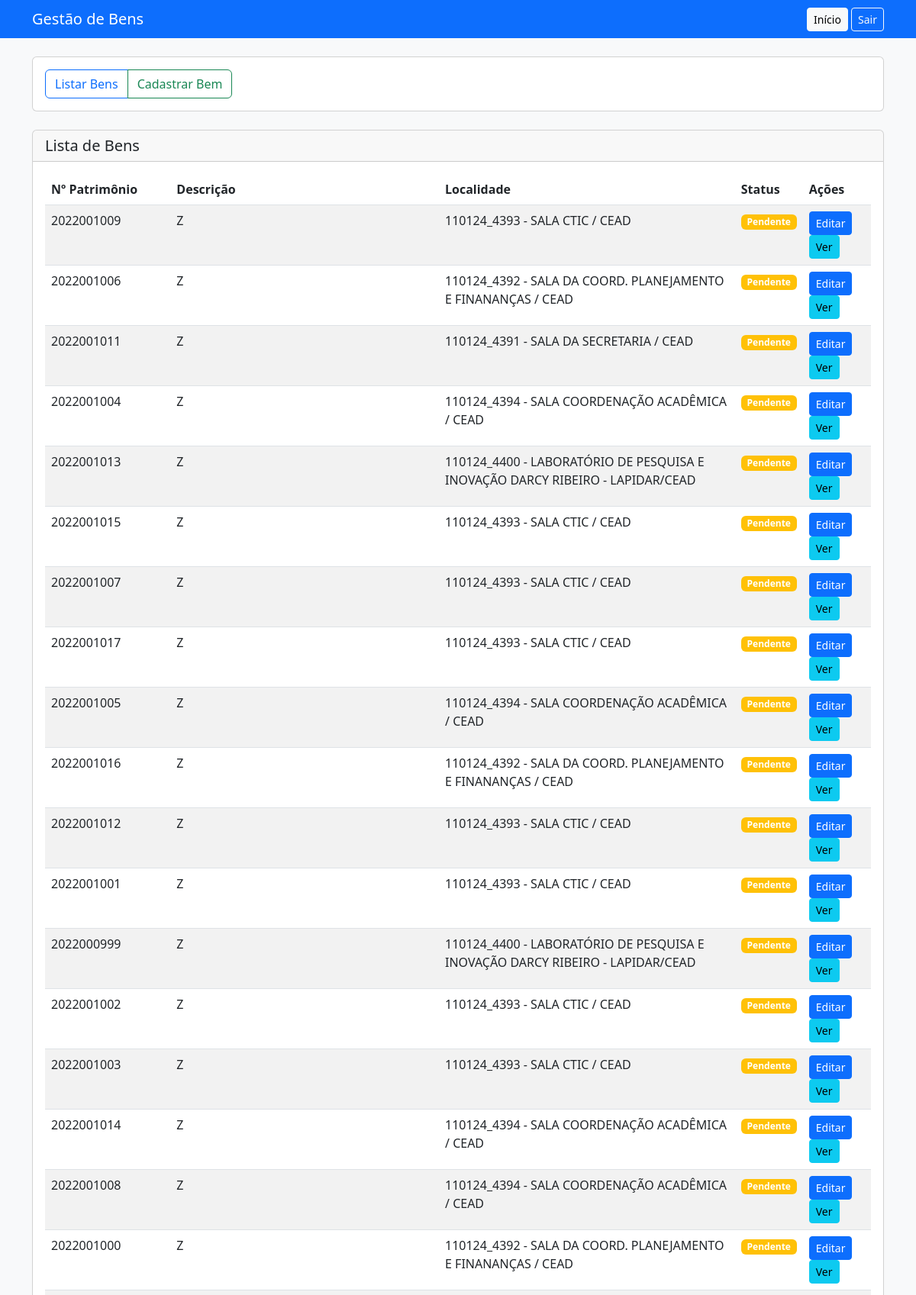
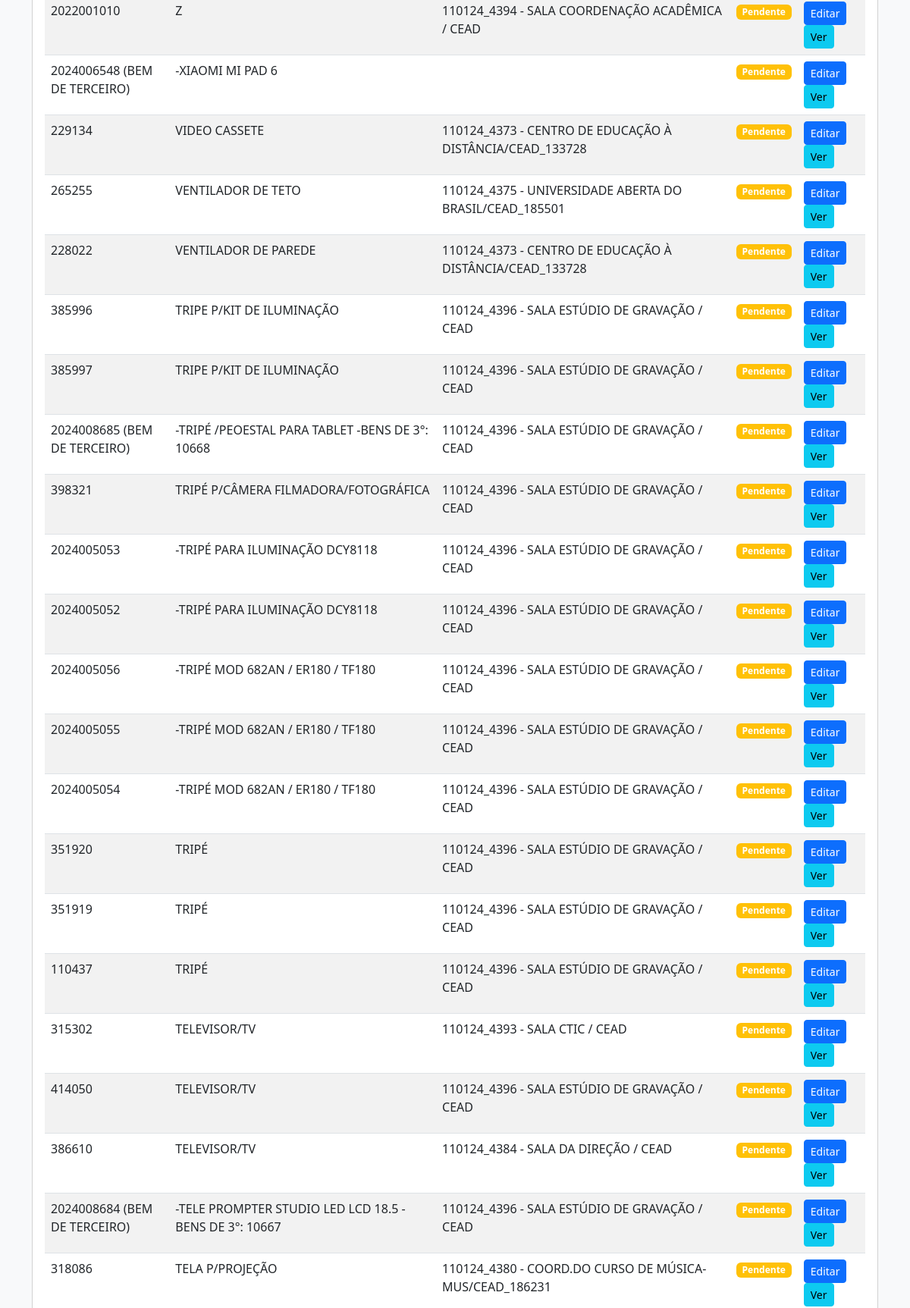
Screenshot of /gestao_bens.php (signed in, upper part) with the database file from the repository (2 pictures, top to bottom).
### tables this page shows
CREATE TABLE `bens` (
  `id` int(11) NOT NULL AUTO_INCREMENT,
  `unidade_gestora` varchar(200) DEFAULT NULL,
  `localidade` varchar(200) DEFAULT NULL,
  `responsavel_localidade` varchar(100) DEFAULT NULL,
  `numero_patrimonio` varchar(100) NOT NULL,
  `descricao` text DEFAULT NULL,
  `observacoes` text DEFAULT NULL,
  `status` enum('Localizado','Pendente') DEFAULT 'Pendente',
  `situacao` text DEFAULT NULL,
  `responsavel_bem` varchar(100) DEFAULT NULL,
  `auditor` varchar(100) DEFAULT NULL,
  `data_ultima_vistoria` date DEFAULT NULL,
  `data_vistoria_atual` date DEFAULT NULL,
  `imagem` varchar(255) DEFAULT NULL,
  `localizacao_atual` varchar(200) DEFAULT NULL,
  `data_criacao` timestamp NOT NULL DEFAULT current_timestamp(),
  `data_atualizacao` timestamp NOT NULL DEFAULT current_timestamp() ON UPDATE current_timestamp(),
  PRIMARY KEY (`id`),
  UNIQUE KEY `numero_patrimonio` (`numero_patrimonio`)
);

### gestao_bens.php (the view, shortened to what this page needs)
<?php
$database = new Database();
$db = $database->getConnection();
$acao = $_GET['acao'] ?? 'listar';
?>
<!DOCTYPE html>
<html lang="pt-br">
<head>
    <link href="https://cdn.jsdelivr.net/npm/bootstrap@5.3.0/dist/css/bootstrap.min.css" rel="stylesheet">
</head>
<body class="bg-light">
    <nav class="navbar navbar-dark bg-primary">
        <div class="container">
            <span class="navbar-brand mb-0 h1">Gestão de Bens</span>
            <div>
                <a href="index.php" class="btn btn-light btn-sm">Início</a>
                <a href="includes/auth.php?logout=true" class="btn btn-outline-light btn-sm">Sair</a>
            </div>
        </div>
    </nav>
    <div class="container mt-4">
        <div class="card mb-4">
            <div class="card-body">
                <div class="btn-group">
                    <a href="?acao=listar" class="btn btn-outline-primary">Listar Bens</a>
                    <a href="?acao=cadastrar" class="btn btn-outline-success">Cadastrar Bem</a>
                </div>
            </div>
        </div>
        <?php if ($acao === 'listar'): ?>
            <div class="card">
                <div class="card-header">
                    <h5 class="mb-0">Lista de Bens</h5>
                </div>
                <div class="card-body">
                    <?php
                    $stmt = $db->query("SELECT * FROM bens ORDER BY id DESC LIMIT 50");
                    $bens = $stmt->fetchAll();
                    ?>
                    <div class="table-responsive">
                        <table class="table table-striped">
                            <thead>
                                <tr>
                                    <th>Nº Patrimônio</th>
                                    <th>Descrição</th>
                                    <th>Localidade</th>
                                    <th>Status</th>
                                    <th>Ações</th>
                                </tr>
                            </thead>
                            <tbody>
                                <?php foreach ($bens as $bem): ?>
                                <tr>
                                    <td><?php echo htmlspecialchars($bem['numero_patrimonio']); ?></td>
                                    <td><?php echo htmlspecialchars($bem['descricao']); ?></td>
                                    <td><?php echo htmlspecialchars($bem['localidade']); ?></td>
                                    <td>
                                        <span class="badge bg-<?php echo $bem['status'] === 'Localizado' ? 'success' : 'warning'; ?>">
                                            <?php echo $bem['status']; ?>
                                        </span>
                                    </td>
                                    <td>
                                        <a href="?acao=editar&id=<?php echo $bem['id']; ?>" class="btn btn-sm btn-primary">Editar</a>
                                        <a href="?acao=visualizar&id=<?php echo $bem['id']; ?>" class="btn btn-sm btn-info">Ver</a>
                                    </td>
                                </tr>
                                <?php endforeach; ?>
                            </tbody>
                        </table>
                    </div>
                </div>
            </div>
        <?php endif; ?>
    </div>
</body>
</html>

### rows the page displays
bens: numero_patrimonio "2022001009", descricao "Z", localidade "110124_4393 - SALA CTIC / CEAD", status "Pendente"
bens: numero_patrimonio "2022001006", descricao "Z", localidade "110124_4392 - SALA DA COORD. PLANEJAMENTO E FINANANÇAS / CEAD", status "Pendente"
bens: numero_patrimonio "2022001011", descricao "Z", localidade "110124_4391 - SALA DA SECRETARIA / CEAD", status "Pendente"
bens: numero_patrimonio "2022001004", descricao "Z", localidade "110124_4394 - SALA COORDENAÇÃO ACADÊMICA / CEAD", status "Pendente"
bens: numero_patrimonio "2022001013", descricao "Z", localidade "110124_4400 - LABORATÓRIO DE PESQUISA E INOVAÇÃO DARCY RIBEIRO - LAPIDAR/CEAD", status "Pendente"
bens: numero_patrimonio "2022001015", descricao "Z", localidade "110124_4393 - SALA CTIC / CEAD", status "Pendente"
bens: numero_patrimonio "2022001007", descricao "Z", localidade "110124_4393 - SALA CTIC / CEAD", status "Pendente"
bens: numero_patrimonio "2022001017", descricao "Z", localidade "110124_4393 - SALA CTIC / CEAD", status "Pendente"
bens: numero_patrimonio "2022001005", descricao "Z", localidade "110124_4394 - SALA COORDENAÇÃO ACADÊMICA / CEAD", status "Pendente"
bens: numero_patrimonio "2022001016", descricao "Z", localidade "110124_4392 - SALA DA COORD. PLANEJAMENTO E FINANANÇAS / CEAD", status "Pendente"
bens: numero_patrimonio "2022001012", descricao "Z", localidade "110124_4393 - SALA CTIC / CEAD", status "Pendente"
bens: numero_patrimonio "2022001001", descricao "Z", localidade "110124_4393 - SALA CTIC / CEAD", status "Pendente"
bens: numero_patrimonio "2022000999", descricao "Z", localidade "110124_4400 - LABORATÓRIO DE PESQUISA E INOVAÇÃO DARCY RIBEIRO - LAPIDAR/CEAD", status "Pendente"
bens: numero_patrimonio "2022001002", descricao "Z", localidade "110124_4393 - SALA CTIC / CEAD", status "Pendente"
bens: numero_patrimonio "2022001003", descricao "Z", localidade "110124_4393 - SALA CTIC / CEAD", status "Pendente"
bens: numero_patrimonio "2022001014", descricao "Z", localidade "110124_4394 - SALA COORDENAÇÃO ACADÊMICA / CEAD", status "Pendente"
bens: numero_patrimonio "2022001008", descricao "Z", localidade "110124_4394 - SALA COORDENAÇÃO ACADÊMICA / CEAD", status "Pendente"
bens: numero_patrimonio "2022001000", descricao "Z", localidade "110124_4392 - SALA DA COORD. PLANEJAMENTO E FINANANÇAS / CEAD", status "Pendente"
bens: numero_patrimonio "2022001010", descricao "Z", localidade "110124_4394 - SALA COORDENAÇÃO ACADÊMICA / CEAD", status "Pendente"
bens: numero_patrimonio "2024006548 (BEM DE TERCEIRO)", descricao "-XIAOMI MI PAD 6", status "Pendente"
bens: numero_patrimonio "229134", descricao "VIDEO CASSETE", localidade "110124_4373 - CENTRO DE EDUCAÇÃO À DISTÂNCIA/CEAD_133728", status "Pendente"
bens: numero_patrimonio "265255", descricao "VENTILADOR DE TETO", localidade "110124_4375 - UNIVERSIDADE ABERTA DO BRASIL/CEAD_185501", status "Pendente"
bens: numero_patrimonio "228022", descricao "VENTILADOR DE PAREDE", localidade "110124_4373 - CENTRO DE EDUCAÇÃO À DISTÂNCIA/CEAD_133728", status "Pendente"
bens: numero_patrimonio "385996", descricao "TRIPE P/KIT DE ILUMINAÇÃO", localidade "110124_4396 - SALA ESTÚDIO DE GRAVAÇÃO / CEAD", status "Pendente"
bens: numero_patrimonio "385997", descricao "TRIPE P/KIT DE ILUMINAÇÃO", localidade "110124_4396 - SALA ESTÚDIO DE GRAVAÇÃO / CEAD", status "Pendente"
bens: numero_patrimonio "2024008685 (BEM DE TERCEIRO)", descricao "-TRIPÉ /PEOESTAL PARA TABLET -BENS DE 3°: 10668", localidade "110124_4396 - SALA ESTÚDIO DE GRAVAÇÃO / CEAD", status "Pendente"
bens: numero_patrimonio "398321", descricao "TRIPÉ P/CÂMERA FILMADORA/FOTOGRÁFICA", localidade "110124_4396 - SALA ESTÚDIO DE GRAVAÇÃO / CEAD", status "Pendente"
bens: numero_patrimonio "2024005053", descricao "-TRIPÉ PARA ILUMINAÇÃO DCY8118", localidade "110124_4396 - SALA ESTÚDIO DE GRAVAÇÃO / CEAD", status "Pendente"
bens: numero_patrimonio "2024005052", descricao "-TRIPÉ PARA ILUMINAÇÃO DCY8118", localidade "110124_4396 - SALA ESTÚDIO DE GRAVAÇÃO / CEAD", status "Pendente"
bens: numero_patrimonio "2024005056", descricao "-TRIPÉ MOD 682AN / ER180 / TF180", localidade "110124_4396 - SALA ESTÚDIO DE GRAVAÇÃO / CEAD", status "Pendente"
bens: numero_patrimonio "2024005055", descricao "-TRIPÉ MOD 682AN / ER180 / TF180", localidade "110124_4396 - SALA ESTÚDIO DE GRAVAÇÃO / CEAD", status "Pendente"
bens: numero_patrimonio "2024005054", descricao "-TRIPÉ MOD 682AN / ER180 / TF180", localidade "110124_4396 - SALA ESTÚDIO DE GRAVAÇÃO / CEAD", status "Pendente"
bens: numero_patrimonio "351920", descricao "TRIPÉ", localidade "110124_4396 - SALA ESTÚDIO DE GRAVAÇÃO / CEAD", status "Pendente"
bens: numero_patrimonio "351919", descricao "TRIPÉ", localidade "110124_4396 - SALA ESTÚDIO DE GRAVAÇÃO / CEAD", status "Pendente"
bens: numero_patrimonio "110437", descricao "TRIPÉ", localidade "110124_4396 - SALA ESTÚDIO DE GRAVAÇÃO / CEAD", status "Pendente"
bens: numero_patrimonio "315302", descricao "TELEVISOR/TV", localidade "110124_4393 - SALA CTIC / CEAD", status "Pendente"
bens: numero_patrimonio "414050", descricao "TELEVISOR/TV", localidade "110124_4396 - SALA ESTÚDIO DE GRAVAÇÃO / CEAD", status "Pendente"
bens: numero_patrimonio "386610", descricao "TELEVISOR/TV", localidade "110124_4384 - SALA DA DIREÇÃO / CEAD", status "Pendente"
bens: numero_patrimonio "2024008684 (BEM DE TERCEIRO)", descricao "-TELE PROMPTER STUDIO LED LCD 18.5 -BENS DE 3°: 10667", localidade "110124_4396 - SALA ESTÚDIO DE GRAVAÇÃO / CEAD", status "Pendente"
bens: numero_patrimonio "318086", descricao "TELA P/PROJEÇÃO", localidade "110124_4380 - COORD.DO CURSO DE MÚSICA-MUS/CEAD_186231", status "Pendente"
